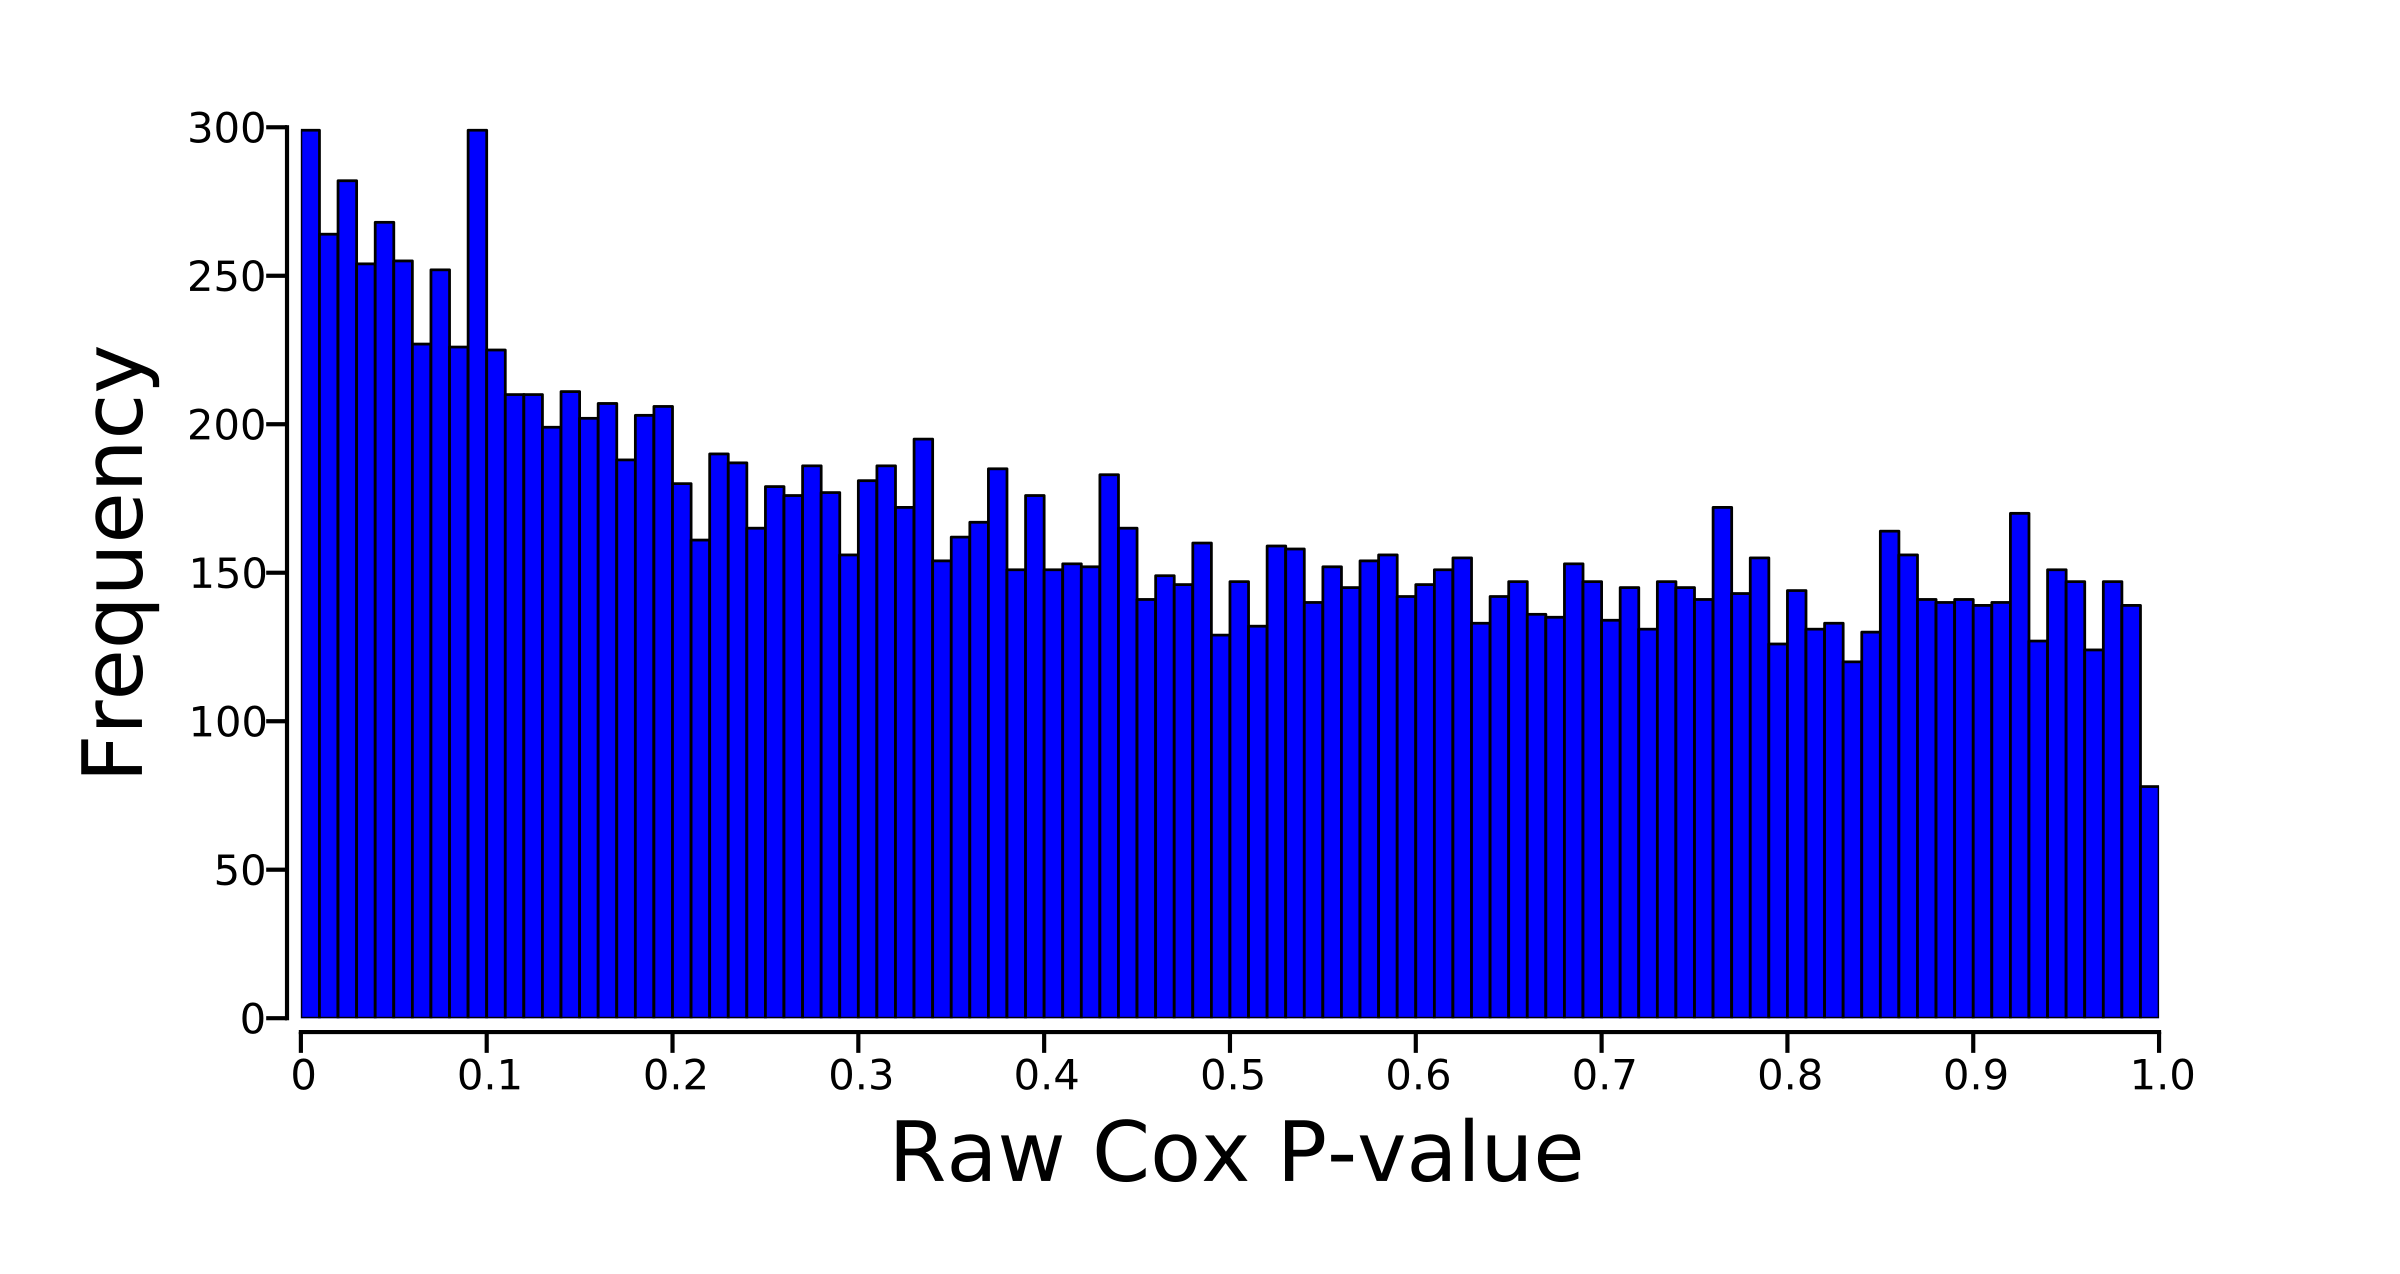

Here is the Python script that generated this plot:
##script for creating a histogram

## Load necessary modules
import pylab as plt
import numpy as np
import os
BASE_DIR = os.path.dirname(os.path.dirname(os.path.dirname(os.path.dirname(os.path.abspath(__file__)))))
f=open(os.path.join(BASE_DIR,'cox_regression','GBM','coeffs_normalized_pvalues_adjusted.txt'))
data=[i.strip().split() for i in f]
ids,coeffs,normalized,pvalues,adjusted=zip(*data)

pvalues=map(float,pvalues)

##decide how man bins, 100 is the maximum possible due to only having two sig figs
number=100.0

counts={}

##use a dictionary to populate the bins
for i in range(int(number)):
    for j in pvalues:
        if i/number<j<=(i+1)/number:
            counts[i]=counts.get(i,0)+1

##convert the dictionary to a list
mylist=zip(counts.keys(),counts.values())

##sort the list so that the bins are in order
mylist.sort()



##plot the data with pylab
fig = plt.figure()
ax = fig.add_subplot(111)
fig.subplots_adjust(bottom=.2)

ax.bar([i[0]/number for i in mylist],[i[1] for i in mylist],color='b',width=1/number,linewidth=2.0)
ax.set_xlim((0,1))

for item in ax.get_yticklabels():
        item.set_fontsize(30)

for item in ax.get_xticklabels():
        item.set_fontsize(30)

ax.tick_params(axis='x',length=15,width=3,direction='out',labelsize=30)
ax.tick_params(axis='y',length=15,width=3,direction='out',labelsize=30)
ax.spines['top'].set_visible(False)
ax.spines['right'].set_visible(False)
ax.spines['left'].set_linewidth(3)
ax.spines['bottom'].set_linewidth(3)
ax.spines['bottom'].set_position(['outward',10])
ax.spines['left'].set_position(['outward',10])
ax.xaxis.set_ticks_position('bottom')
ax.yaxis.set_ticks_position('left')
ax.set_xticks([i/10.0 for i in range(0,11)])
ax.set_xticklabels(['0']+[str(i/10.0) for i in range(1,11)])
ax.set_ylabel('Frequency',fontsize=60,labelpad=20)
ax.set_xlabel('Raw Cox P-value',fontsize=60,labelpad=20)
plt.show()
